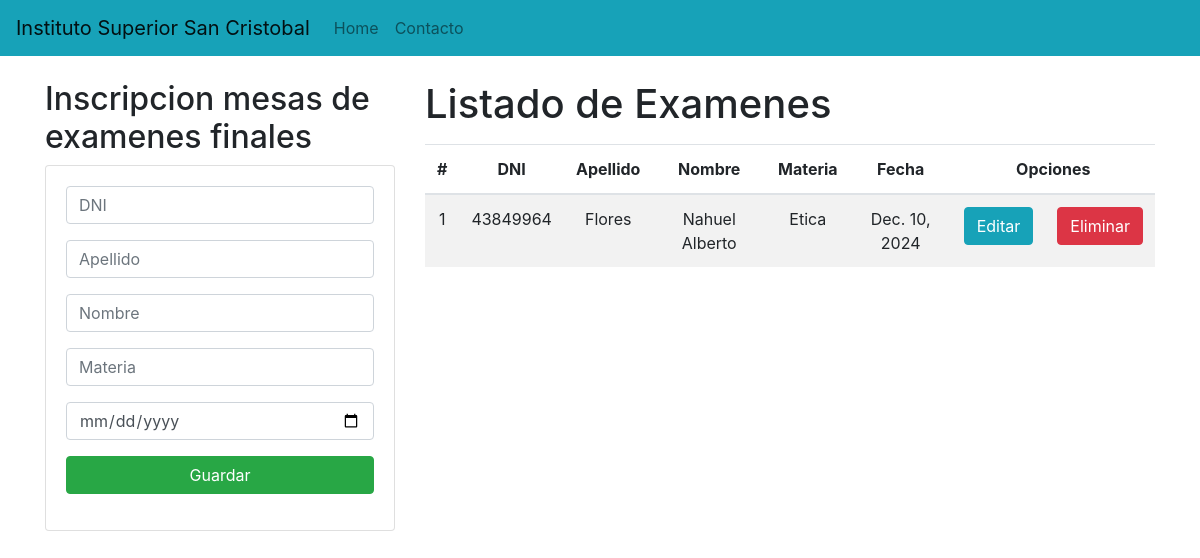
/, run on an earlier commit of the app's database.
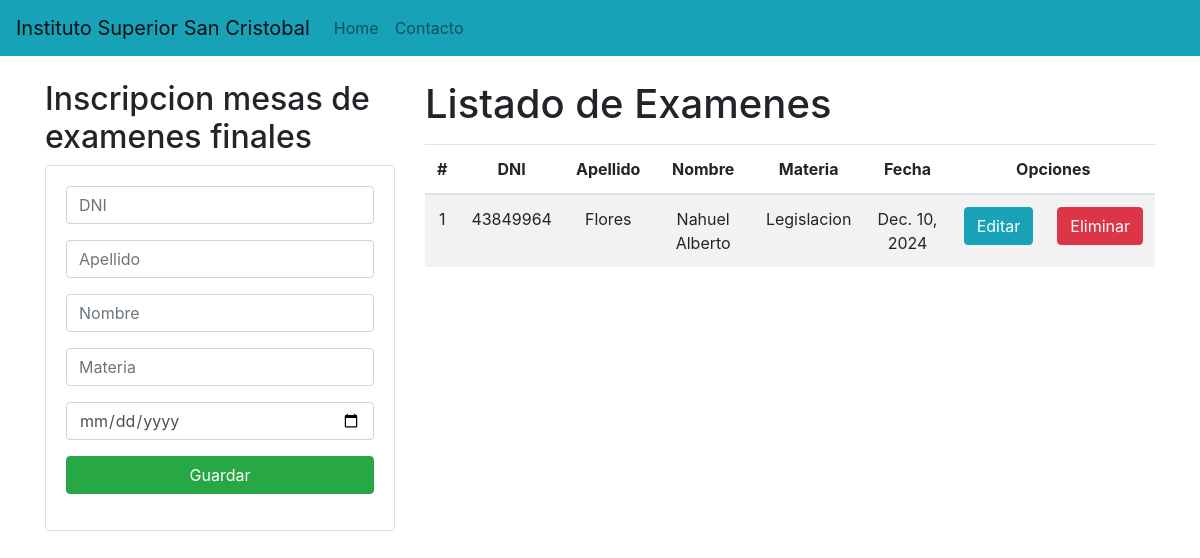
And on a later commit of the database.
### inscripciones/models.py (models this page shows, shortened)
class Inscripcion(models.Model):
    alumno = models.ForeignKey(Alumno, on_delete=models.CASCADE)
    examen = models.ForeignKey(Examen, on_delete=models.CASCADE)
    fecha_inscripcion = models.DateField(auto_now_add=True)

class Alumno(models.Model):
    DNI= models.IntegerField(primary_key=True)
    apellido= models.CharField(max_length=20)
    nombre= models.CharField(max_length=20)
    carrera= models.ForeignKey(CarreraAnio, on_delete=models.CASCADE)

class Examen(models.Model):
    materia = models.ForeignKey(Materia, on_delete=models.CASCADE)
    fecha = models.DateField()
    fecha_limite_inscripcion = models.DateTimeField()

class Materia(models.Model):
    nombre=models.CharField(max_length=60)
    carrera= models.ForeignKey(CarreraAnio, on_delete=models.CASCADE)

### inscripciones/views.py (the view)
# urls.py: path('', views.inscripcion),
def inscripcion(request):
    inscripcion= Inscripcion.objects.all()
    return render(request, "inscripcion.html", {"Inscripciones": inscripcion})

### inscripciones/templates/inscripcion.html (shortened to what this page needs)
{% extends "layouts/base.html" %}
{% block body %}
<div class="row">
    <div class="col-sm-12 col-md-6 col-lg-4 col-xl-4">
        <h2>Inscripcion mesas de examenes finales</h2>
        <div class="card">
            <div class="card-body">
                <form action="/registrarInscripcion/" method="POST">{% csrf_token %}
                    <div class="form-group">
                        <input type="text" id="txtDNI" name="txtDNI" class="form-control" placeholder="DNI" maxlength="8" required>
                    </div>
                    <div class="form-group">
                        <input type="text" id="txtApellido" name="txtApellido" class="form-control" placeholder="Apellido" maxlength="20" required>
                    </div>
                    <div class="form-group">
                        <input type="text" id="txtNombre" name="txtNombre" class="form-control" maxlength="45" placeholder="Nombre" required>
                    </div>
                    <div class="form-group">
                        <input type="text" id="txtMateria" name="txtMateria" class="form-control" maxlength="45" placeholder="Materia" required>
                    </div>
                    <div class="form-group">
                        <input type="date" id="dateFecha" name="dateFecha" class="form-control" required>
                    </div>
                    <div class="form-group">
                        <button type="submit" class="btn btn-success btn-block text-white">Guardar</button>
                    </div>
                </form>
            </div>
        </div>
    </div>
    <div class="col-sm-12 col-md-6 col-lg-8 col-xl-8">
        <h1>Listado de Examenes</h1>
        <div class="table-responsive py-2">
            <table class="table table-striped">
                <thead>
                    <tr>
                        <th>#</th>
                        <th>DNI</th>
                        <th>Apellido</th>
                        <th>Nombre</th>
                        <th>Materia</th>
                        <th>Fecha</th>
                        <th colspan="2">Opciones</th>
                    </tr>
                </thead>
                <tbody>
                    {% for i in Inscripciones %}
                    <tr>
                        <td>{{forloop.counter}}</td>
                        <td>{{i.alumno.DNI}}</td>
                        <td>{{i.alumno.apellido}}</td>
                        <td>{{i.alumno.nombre}}</td>
                        <td>{{i.examen.materia.nombre}}</td>
                        <td>{{i.examen.fecha}}</td>
                        <td><a href="edicionInscripcion/{{i.id}}" class="btn btn-info">Editar</a></td>
                        <td><a href="eliminarInscripcion/{{i.id}}" class="btn btn-danger btnEliminacion">Eliminar</a></td>
                    </tr>
                    {% endfor %}
                </tbody>
            </table>
        </div>
    </div>
</div>
{% endblock %}

What changed in the data, as far as the page shows it:
removed Inscripcion: alumno.DNI "43849964", alumno.apellido "Flores", alumno.nombre "Nahuel Alberto", examen.materia.nombre "Etica", examen.fecha "Dec. 10, 2024"
added Inscripcion: alumno.DNI "43849964", alumno.apellido "Flores", alumno.nombre "Nahuel Alberto", examen.materia.nombre "Legislacion", examen.fecha "Dec. 10, 2024"
